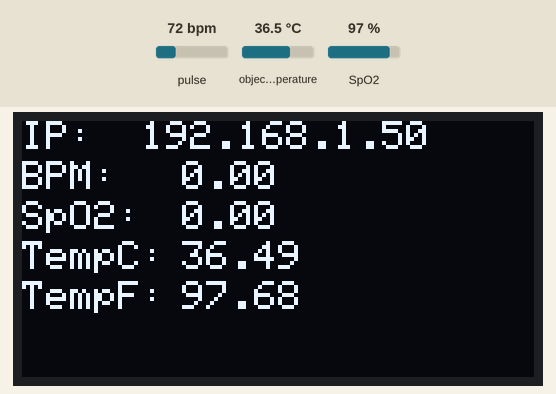
The sketch below on a simulated ESP8266 (NodeMCU). On the bench: 128×64 one-colour display. The inputs (shaded band) are chosen by the test bench; at power-on: pulse 72 bpm, object temperature 36.5 °C, SpO2 97 %. WiFi joins after 1.5 s; servers stay silent unless stated; what the sketch prints to the serial monitor is not drawn.

Above: at 2.9 s.
3.0 s: pulse set to 42 bpm
At 5.5 s:
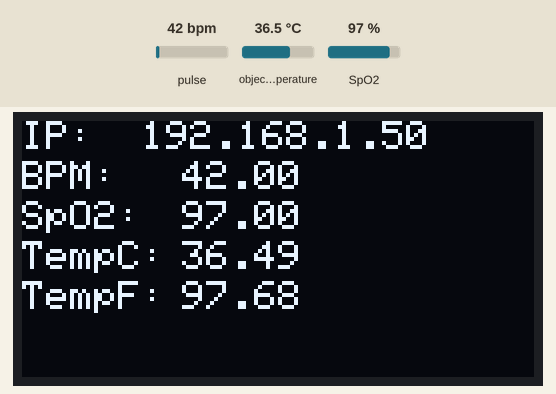
6.4 s: object temperature set to 20 °C
At 8.0 s:
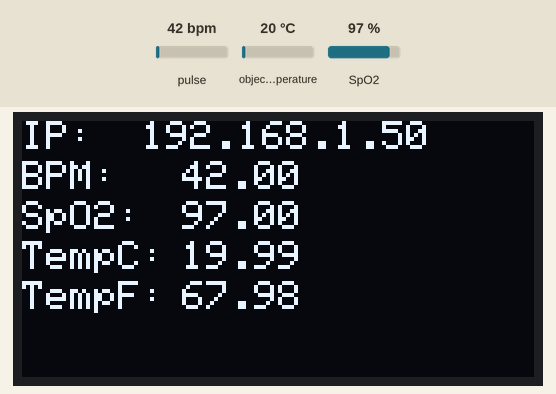
8.4 s: SpO2 set to 80 %
At 10.4 s:
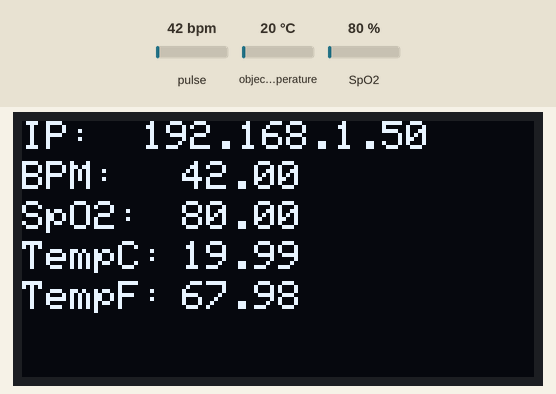
12.0 s: pulse set to 70 bpm
At 13.5 s:
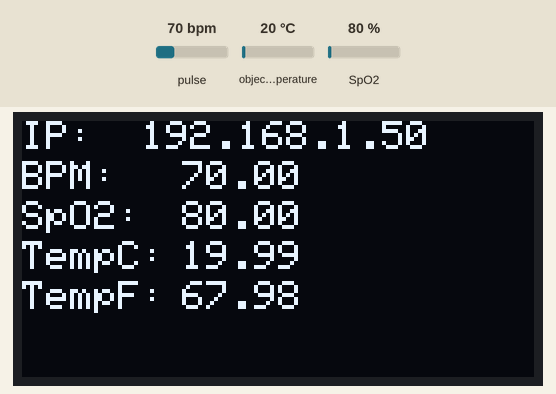
Timing chart, 0 to 14.6 s (numbered marks = the images above; inputs shaded):
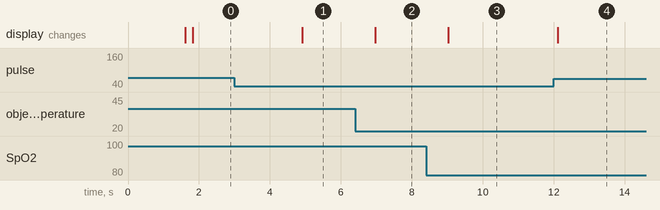

The sketch:

Firebase_JSON.ino
```cpp
#include <Wire.h>
#include <Adafruit_MLX90614.h>
#include <MAX30100_PulseOximeter.h>
#include <ESP8266WiFi.h>
#include <ESP8266WebServer.h>
#include <FirebaseArduino.h>
#include <Adafruit_GFX.h>
#include <Adafruit_SSD1306.h>
#include <ESP8266mDNS.h>
#define SCREEN_WIDTH 128
#define SCREEN_HEIGHT 64
#define REPORTING_PERIOD_MS 1000

#define FIREBASE_HOST "my-project-2a99b-default-rtdb.firebaseio.com"
#define FIREBASE_AUTH "4kOA0npdTC5R6LreQUMjF6d4mF8dewQ55JJNLjTu"
#define WIFI_SSID "HASAN"
#define WIFI_PASS "76278704H"

#define WEB_SERVER_PORT 80

ESP8266WebServer webServer(WEB_SERVER_PORT);
uint8_t max30100_address = 0x57;
uint8_t mlx90614_address = 0x5A;
uint32_t tsLastReport = 0;
Adafruit_MLX90614 mlx = Adafruit_MLX90614();
PulseOximeter pox;
Adafruit_SSD1306 display(SCREEN_WIDTH, SCREEN_HEIGHT, &Wire, -1);

double bpm, avgBpm;
double spo2, avgSpo2;
double bodyTempC, avgBodyTempC;
double bodyTempF, avgBodyTempF;
IPAddress myIpAddress;


void setup()
{
  Serial.begin(9600);
  setupWiFi();
  if (!display.begin(SSD1306_SWITCHCAPVCC, 0x3C))
  {
    Serial.println(F("OLED Display Connection failed"));
    for (;;);
  }
  setupWebServer();
  Wire.begin();
  mlx.begin();
  pox.begin();
  setupSensors();
}

void loop()
{
  pox.update();
  MDNS.update();
  if (millis() - tsLastReport > REPORTING_PERIOD_MS)
  {
    bpm = pox.getHeartRate();
    spo2 = pox.getSpO2();
    bodyTempC = mlx.readObjectTempC();
    bodyTempF = mlx.readObjectTempF();

    avgBpm = sensorValue(bpm);
    avgSpo2 = sensorValue(spo2);
    avgBodyTempC = sensorValue(bodyTempC);
    avgBodyTempF = sensorValue(bodyTempF);

    displayData();
    firebasePushValue();
    tsLastReport = millis();
  }


  webServer.handleClient();
}

void firebasePushValue() {


  if (bpm >= 60 and bodyTempC > 30)
  {
    delay(10);
    Firebase.pushFloat("Health-Corner/bpm", avgBpm);
    delay(10);
    Firebase.pushInt("Health-Corner/spo2", avgSpo2);
    delay(10);
    Firebase.pushFloat("Health-Corner/tempC", bodyTempC);
    delay(10);
  }
}

// Calculate average value
double sensorValue(double value)
{
  double arr[25];
  double sum;
  double avgrage;
  for (int i = 0; i <= 25; i++)
  {
    arr[i] = value;
  }

  for (int i = 0; i <= 25; i++)
  {
    sum = sum + arr[i];
  }
  avgrage = sum / 25;
  return avgrage;
}

// Display sensor data
void displayData()
{
  display.clearDisplay();
  display.setTextSize(1);
  display.setTextColor(WHITE);

  display.setCursor(0, 0);
  display.println("IP:");
  display.setCursor(30, 0);
  display.print(myIpAddress);

  display.setCursor(0, 10);
  display.println("BPM: ");
  display.setCursor(40, 10);
  display.print(bpm);

  display.setCursor(0, 20);
  display.println("SpO2:");
  display.setCursor(40, 20);
  display.print(spo2);

  display.setCursor(0, 30);
  display.println("TempC:");
  display.setCursor(40, 30);
  display.print(bodyTempC);

  display.setCursor(0, 40);
  display.println("TempF:");
  display.setCursor(40, 40);
  display.print(bodyTempF);
  display.display();
}

// Wifi setup
void setupWiFi()
{
  Serial.println("WIFI SETUP");
  Serial.print("CONNECTED WITH: ");
  Serial.println(WIFI_SSID);

  WiFi.begin(WIFI_SSID, WIFI_PASS);
  while (WiFi.status() != WL_CONNECTED)
  {
    delay(200);
    Serial.print(".");
  }
  Serial.println();
  Serial.println("CONNECTED SUCCESSFULLY");
  Serial.print("YOUR ID ADDRESS: ");
  myIpAddress = WiFi.localIP();
  Firebase.begin(FIREBASE_HOST, FIREBASE_AUTH);
  Serial.println(myIpAddress);
  if (WiFi.status() == WL_CONNECTED)
  {
    if (MDNS.begin("health-corner")) {
      Serial.println("MDNS STARTED");
    }
  }
}

void setupWebServer()
{
  Serial.println("SETUP");
  webServer.on("/", handleRoot);
  Serial.println("STARTING...");
  webServer.begin();
  MDNS.addService("http", "tcp", 80);
  Serial.println("RUNNING");
}

void handleRoot()
{
  Serial.println("REQUEST SUCCESSFUL");
  String response = "";
  response += "[";
  response += "{";
  response += "\"bodyTempC\": ";
  response += bodyTempC;
  response += ",";
  response += "\"bodyTempF\": ";
  response += bodyTempF;
  response += ",";
  response += "\"bpm\": ";
  response += bpm;
  response += ",";
  response += "\"spo2\": ";
  response += spo2;
  response += ",";
  response += "\"avgBpm\": ";
  response += avgBpm;
  response += ",";
  response += "\"avgSpo2\": ";
  response += avgSpo2;
  response += ",";
  response += "\"avgBodyTempC\": ";
  response += avgBodyTempC;
  response += ",";
  response += "\"avgBodyTempF\": ";
  response += avgBodyTempF;
  response += "}";
  response += "]";
  webServer.send(200, "application/json", response);
}

void setupSensors()
{
  Serial.print("Initializing Pulse Oximeter..");
  if (!pox.begin())
  {
    Serial.println("Pulse Oximeter - SETUP FAILED");
    for (;;);
  }
  else
  {
    Serial.println("Pulse Oximeter - SETUP SUCCESS");
    digitalWrite(1, HIGH);
  }

  pox.setIRLedCurrent(MAX30100_LED_CURR_24MA);
  Serial.println("Initializing MLX Infrared Thermometer..");
  if (!mlx.begin())
  {
    Serial.println("MLX Infrared Thermometer - SETUP FAILED");
    for (;;);
  }
  else
  {
    Serial.println("MLX Infrared Thermometer - SETUP SUCCESS");
  }
}
```

Measured:
- after the input at 3.0 s, the display: changes after 1.9 s (image 1)
- after the input at 6.4 s, the display: changes after 0.56 s (image 2)
- after the input at 8.4 s, the display: changes after 0.62 s (image 3)
- after the input at 12.0 s, the display: changes after 0.11 s (image 4)
